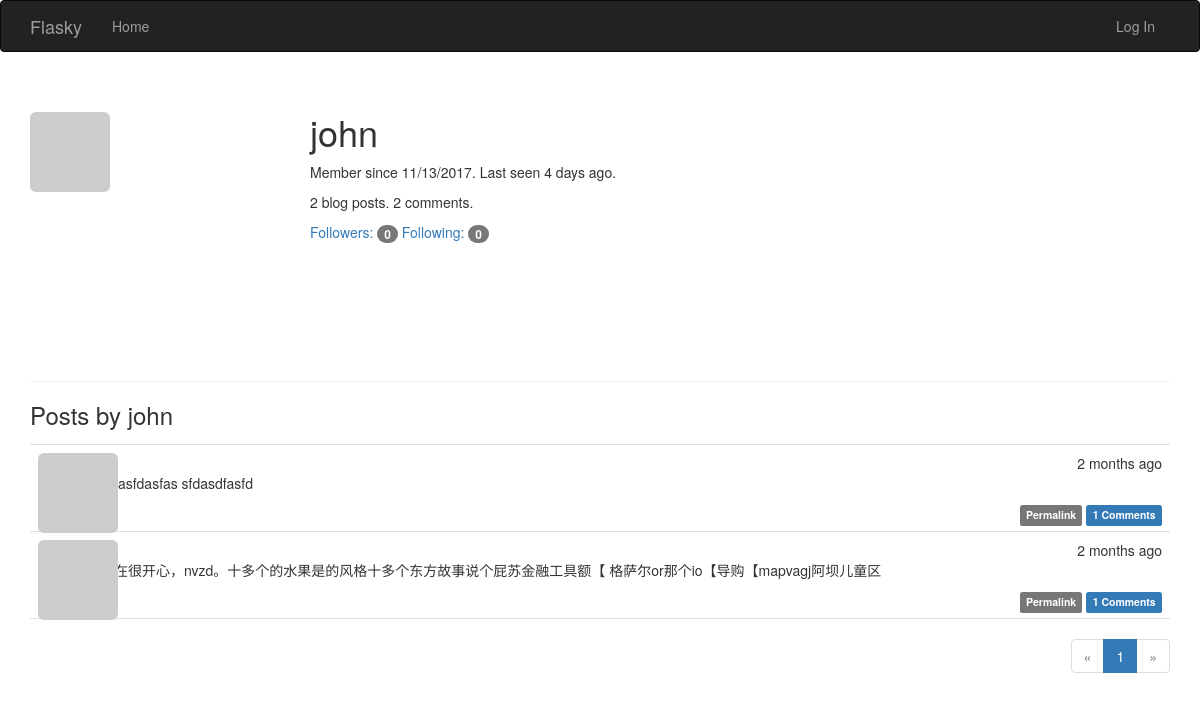
/user/john, run on the app's committed database.
### app/models.py (models this page shows, shortened)
class User(UserMixin, db.Model):
    __tablename__ = 'users'
    id = db.Column(db.Integer, primary_key=True)
    email = db.Column(db.String(64), unique=True, index=True)
    username = db.Column(db.String(64), unique=True, index=True)
    role_id = db.Column(db.Integer, db.ForeignKey('roles.id'))
    password_hash = db.Column(db.String(128))
    confirmed = db.Column(db.Boolean, default=False)
    name = db.Column(db.String(64))
    location = db.Column(db.String(64))
    about_me = db.Column(db.Text())
    member_since = db.Column(db.DateTime(), default=datetime.utcnow)
    last_seen = db.Column(db.DateTime(), default=datetime.utcnow)
    avatar_hash = db.Column(db.String(32))
    posts = db.relationship('Post', backref='author', lazy='dynamic')
    followed = db.relationship('Follow',
                               foreign_keys=[Follow.follower_id],
                               backref=db.backref('follower', lazy='joined'),
                               lazy='dynamic',
                               cascade='all, delete-orphan')
    followers = db.relationship('Follow',
                                foreign_keys=[Follow.followed_id],
                                backref=db.backref('followed', lazy='joined'),
                                lazy='dynamic',
                                cascade='all, delete-orphan')
    comments = db.relationship('Comment', backref='author', lazy='dynamic')
    @property
    def password(self):
        raise AttributeError('password is not a readable attribute')
    def gravatar(self, size=100, default='identicon', rating='g'):
        if request.is_secure:
            url = 'https://secure.gravatar.com/avatar'
        else:
            url = 'http://www.gravatar.com/avatar'
        hash = self.avatar_hash or hashlib.md5(
            self.email.encode('utf-8')).hexdigest()
        return '{url}/{hash}?s={size}&d={default}&r={rating}'.format(
            url=url, hash=hash, size=size, default=default, rating=rating)

class Post(db.Model):
    __tablename__ = 'posts'
    id = db.Column(db.Integer, primary_key=True)
    body = db.Column(db.Text)
    body_html = db.Column(db.Text)
    timestamp = db.Column(db.DateTime, index=True, default=datetime.utcnow)
    author_id = db.Column(db.Integer, db.ForeignKey('users.id'))
    comments = db.relationship('Comment', backref='post', lazy='dynamic')

### app/main/views.py (the view)
@main.route('/user/<username>')
def user(username):
    user = User.query.filter_by(username=username).first_or_404()
    page = request.args.get('page', 1, type=int)
    pagination = user.posts.order_by(Post.timestamp.desc()).paginate(
        page, per_page=current_app.config['FLASKY_POSTS_PER_PAGE'],
        error_out=False)
    posts = pagination.items
    return render_template('user.html', user=user, posts=posts,
                           pagination=pagination)

### app/auth/views.py (called while the page is built)
@auth.before_app_request
def before_request():
    if current_user.is_authenticated: # UserMiXin中的函数
        current_user.ping()  # 记录访问时间
        if not current_user.confirmed \
                and request.endpoint \
                and request.endpoint[:5] != 'auth.' \
                and request.endpoint != 'static':
            return redirect(url_for('auth.unconfirmed'))

### app/main/__init__.py (called while the page is built)
@main.app_context_processor
def inject_permissions():
    return dict(Permission=Permission)

### app/main/views.py (called while the page is built)
@main.after_app_request
def after_request(response):
    for query in get_debug_queries():
        if query.duration >= current_app.config['FLASKY_SLOW_DB_QUERY_TIME']:
            current_app.logger.warning(
                'Slow query: %s\nParameters: %s\nDuration: %fs\nContext: %s\n'
                % (query.statement, query.parameters, query.duration,
                   query.context))
    return response

### app/models.py (called while the page is built)
    def can(self, permissions):
        return False

    def is_administrator(self):
        return False

### app/templates/user.html (shortened to what this page needs)
{% extends "base.html" %}
{% import "_macros.html" as macros %}
{% block page_content %}
<div class="page-header">
    <img class="img-rounded profile-thumbnail" src="{{ user.gravatar(size=256) }}">
    <div class="profile-header">
        <h1>{{ user.username }}</h1>
        <p>Member since {{ moment(user.member_since).format('L') }}. Last seen {{ moment(user.last_seen).fromNow() }}.</p>
        <p>{{ user.posts.count() }} blog posts. {{ user.comments.count() }} comments.</p>
        <p>
            <a href="{{ url_for('.followers', username=user.username) }}">Followers: <span class="badge">{{ user.followers.count() - 1 }}</span></a>
            <a href="{{ url_for('.followed_by', username=user.username) }}">Following: <span class="badge">{{ user.followed.count() - 1 }}</span></a>
        </p>
    </div>
</div>
<h3>Posts by {{ user.username }}</h3>
{% include '_posts.html' %}
{% if pagination %}
<div class="pagination">
    {{ macros.pagination_widget(pagination, '.user', username=user.username) }}
</div>
{% endif %}
{% endblock %}

### app/templates/base.html (shortened to what this page needs)
{% extends "bootstrap/base.html" %}
{% block head %}
{{ super() }}
<link rel="stylesheet" type="text/css" href="{{ url_for('static', filename='styles.css') }}">
{% endblock %}
{% block navbar %}
<div class="navbar navbar-inverse" role="navigation">
    <div class="container">
        <div class="navbar-header">
            <a class="navbar-brand" href="{{ url_for('main.index') }}">Flasky</a>
        </div>
        <div class="navbar-collapse collapse">
            <ul class="nav navbar-nav">
                <li><a href="{{ url_for('main.index') }}">Home</a></li>
            </ul>
            <ul class="nav navbar-nav navbar-right">
                {% if current_user.is_authenticated %}
                <li class="dropdown">
                    <a href="#" class="dropdown-toggle" data-toggle="dropdown">
                        <img src="{{ current_user.gravatar(size=18) }}">
                        Account <b class="caret"></b>
                    </a>
                    <ul class="dropdown-menu">
                        <li><a href="{{ url_for('auth.change_password') }}">Change Password</a></li>
                        <li><a href="{{ url_for('auth.change_email_request') }}">Change Email</a></li>
                        <li><a href="{{ url_for('auth.logout') }}">Log Out</a></li>
                    </ul>
                </li>
                {% else %}
                <li><a href="{{ url_for('auth.login') }}">Log In</a></li>
                {% endif %}
            </ul>
        </div>
    </div>
</div>
{% endblock %}
{% block content %}
<div class="container">
    {% block page_content %}{% endblock %}
</div>
{% endblock %}

### app/templates/_macros.html
{% macro pagination_widget(pagination, endpoint, fragment='') %}
<ul class="pagination">
    <li{% if not pagination.has_prev %} class="disabled"{% endif %}>
        <a href="{% if pagination.has_prev %}{{ url_for(endpoint, page=pagination.prev_num, **kwargs) }}{{ fragment }}{% else %}#{% endif %}">
            &laquo;
        </a>
    </li>
    {% for p in pagination.iter_pages() %}
        {% if p %}
            {% if p == pagination.page %}
            <li class="active">
                <a href="{{ url_for(endpoint, page = p, **kwargs) }}{{ fragment }}">{{ p }}</a>
            </li>
            {% else %}
            <li>
                <a href="{{ url_for(endpoint, page = p, **kwargs) }}{{ fragment }}">{{ p }}</a>
            </li>
            {% endif %}
        {% else %}
        <li class="disabled"><a href="#">&hellip;</a></li>
        {% endif %}
    {% endfor %}
    <li{% if not pagination.has_next %} class="disabled"{% endif %}>
        <a href="{% if pagination.has_next %}{{ url_for(endpoint, page=pagination.next_num, **kwargs) }}{{ fragment }}{% else %}#{% endif %}">
            &raquo;
        </a>
    </li>
</ul>
{% endmacro %}

### app/templates/_posts.html (shortened to what this page needs)
<ul class="posts">
    {% for post in posts %}
    <li class="post">
        <div class="post-thumbnail">
            <a href="{{ url_for('.user', username=post.author.username) }}">
                <img class="img-rounded profile-thumbnail" src="{{ post.author.gravatar(size=40) }}">
            </a>
        </div>
        <div class="post-content">
            <div class="post-date">{{ moment(post.timestamp).fromNow() }}</div>
            <div class="post-author"><a href="{{ url_for('.user', username=post.author.username) }}">{{ post.author.username }}</a></div>
            <div class="post-body">
                {% if post.body_html %}
                    {{ post.body_html | safe }}
                {% else %}
                    {{ post.body }}
                {% endif %}
            </div>
            <div class="post-footer">
                <a href="{{ url_for('.post', id=post.id) }}">
                    <span class="label label-default">Permalink</span>
                </a>
                <a href="{{ url_for('.post', id=post.id) }}#comments">
                    <span class="label label-primary">{{ post.comments.count() }} Comments</span>
                </a>
            </div>
        </div>
    </li>
    {% endfor %}
</ul>

### app/static/styles.css (style rules this page uses)
.profile-thumbnail { position: absolute; }
.profile-header { min-height: 260px; margin-left: 280px; }
ul.posts { list-style-type: none; padding: 0px; margin: 16px 0px 0px 0px; border-top: 1px solid #e0e0e0; }
ul.posts li.post { padding: 8px; border-bottom: 1px solid #e0e0e0; }
div.post-date { float: right; }
div.post-author { font-weight: bold; }
div.post-thumbnail { position: absolute; }
div.post-content { margin-left: 48px; min-height: 48px; }
div.post-footer { text-align: right; }
div.pagination { width: 100%; text-align: right; padding: 0px; margin: 0px; }

### data on the page
User: username "john", member_since "11/13/2017", last_seen "4 days ago"
Post: timestamp "2 months ago", body_html "fSFDasfdasfas sfdasdfasfd", comments.count "1"
Post: timestamp "2 months ago", body_html "我现在很开心，nvzd。十多个的水果是的风格十多个东方故事说个屁苏金融工具额【 格萨尔or那个io【导购【mapvagj阿坝儿童区", comments.count "1"

### other printed values
{{ user.posts.count() }} "2"
{{ user.comments.count() }} "2"
{{ user.followers.count() - 1 }} "0"
{{ user.followed.count() - 1 }} "0"
{{ p }} "1"
